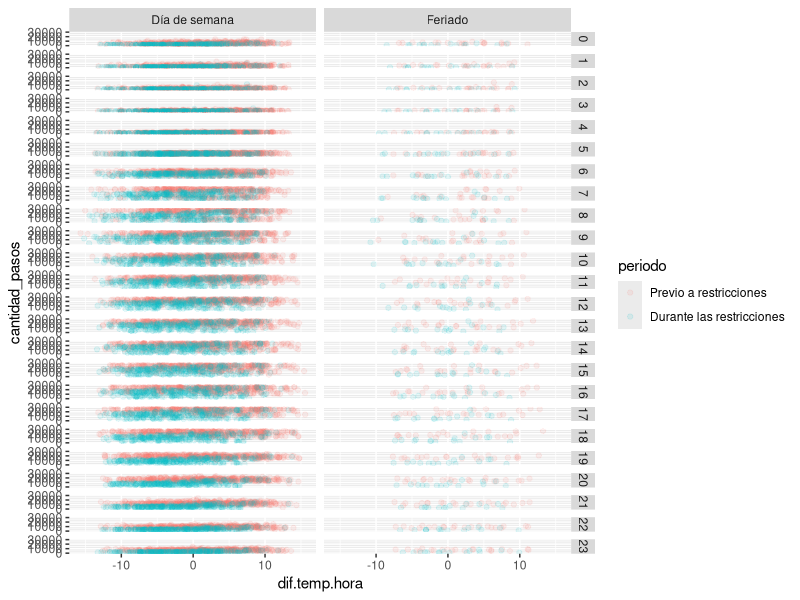
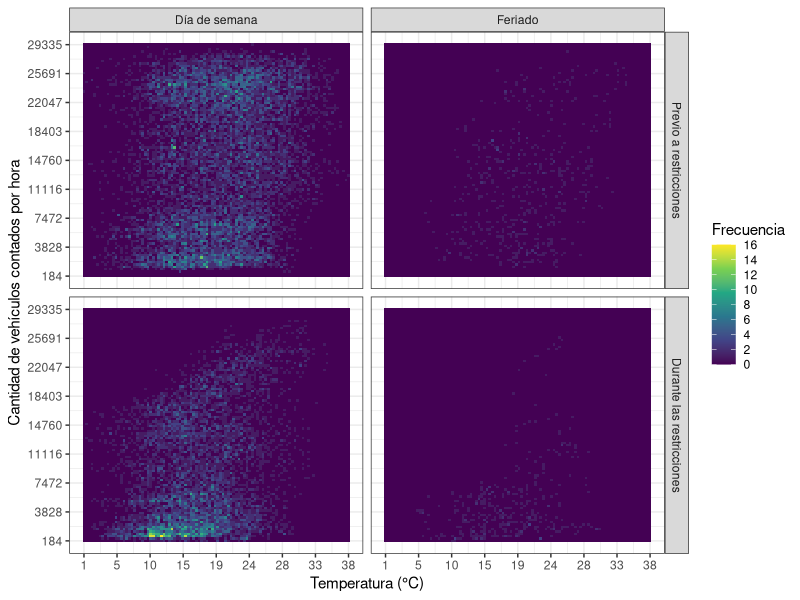
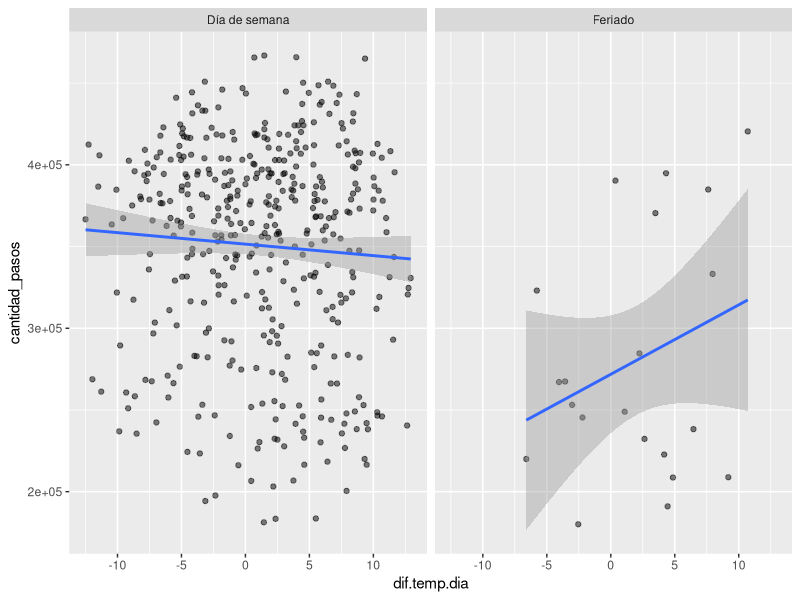
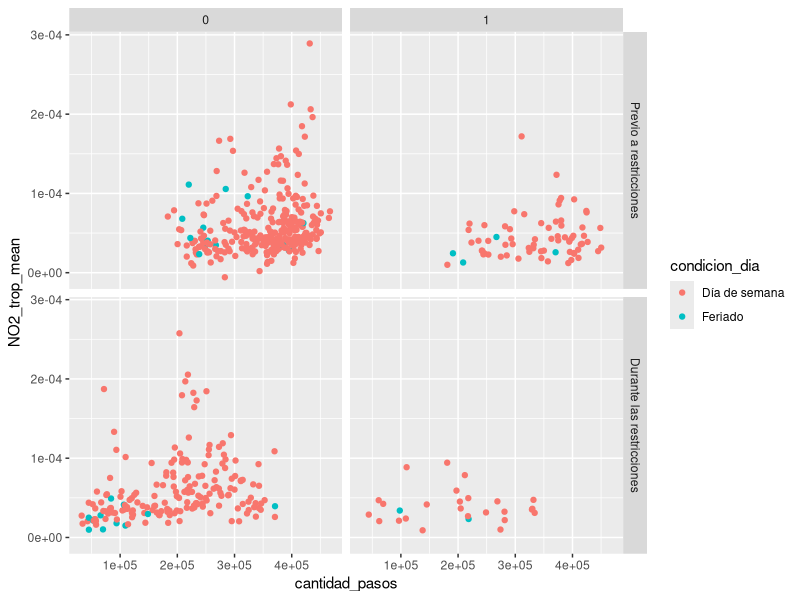
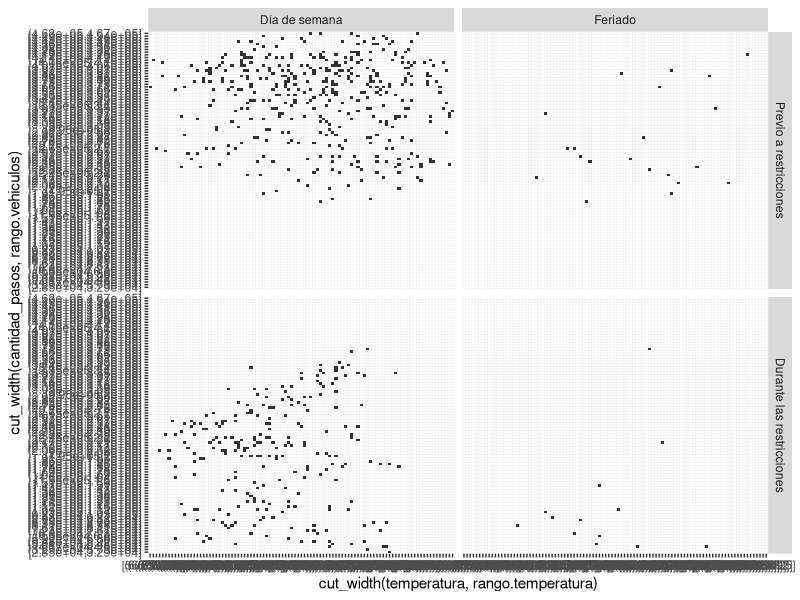
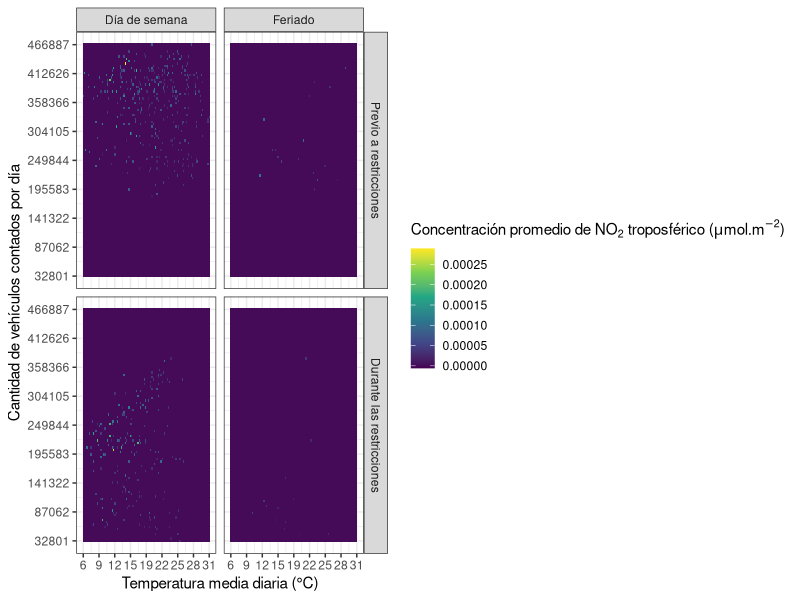
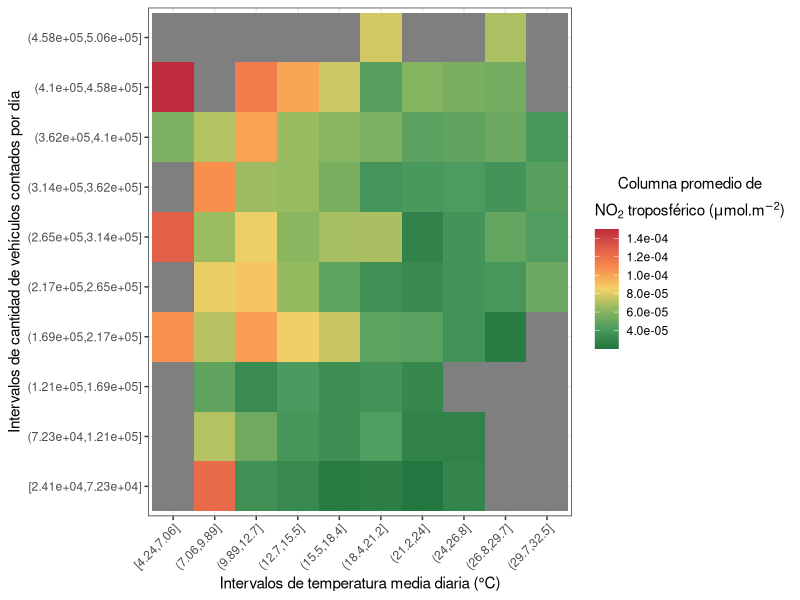

Source code (R) for these figures, in order: (Note: this script raises an error after producing the figures.)
rm(list=ls())
gc()

##### Analisis descriptivo entre variables ####
library(tidyverse)
library(data.table)
library(lubridate)


#Vehiculos vs meteorologicas
#Procesamiento vehiculos
vehiculos <- fread("Datos/Procesados/conteo_vehicular.csv")
feriados <- fread("Datos/feriados.csv", encoding = "UTF-8")

vehiculos[, periodo := fifelse(fecha_hora < as.Date("2020-03-20"), "Previo a restricciones", "Durante las restricciones") %>%
            as.factor() %>%
            fct_rev()]

vehiculos[, dia_semana := weekdays(fecha_hora) %>%
            str_to_title() %>%
            factor(levels = c("Lunes", "Martes", "Miércoles", "Jueves", "Viernes", "Sábado", "Domingo"))]

vehiculos[, condicion_dia := fcase(as.Date(fecha_hora) %in% feriados$ds, "Feriado",
                                   dia_semana %in% c("Sábado", "Domingo"), "Fin de semana",
                                   default = "Día de semana") %>%
            factor(levels = c("Día de semana", "Fin de semana", "Feriado"))]

#Procesamiento tiempo

tiempo <- fread("Datos/Procesados/datos_tiempo_procesados.csv")

#Uno las bases

vehiculos.tiempo <- vehiculos %>%
  merge(tiempo[, .(fecha_hora, temperatura, pp)], by = "fecha_hora")

# Las analizo
#Construyo nueva variable que es diferencia de temperatura a la promedio para esa hora del dia con todos los datos que pueda
tiempo[, hora := hour(fecha_hora)]
tiempo[, temp.media.hora := mean(temperatura), by = hora]

vehiculos.tiempo <- vehiculos.tiempo %>%
  merge(tiempo[, .(fecha_hora, hora, temp.media.hora)], by = "fecha_hora")

vehiculos.tiempo[, dif.temp.hora := temperatura - temp.media.hora]

vehiculos.tiempo %>%
  ggplot(aes(x = dif.temp.hora, y = cantidad_pasos, col = periodo)) +
  geom_point(alpha = 0.1) +
  facet_grid(hora~condicion_dia)

cor.test(vehiculos.tiempo$cantidad_pasos, vehiculos.tiempo$temperatura, method = "pearson")

#Heatmap

cantidad.pixeles <- 100

rango.temperatura <- diff(range(vehiculos.tiempo$temperatura)) / (cantidad.pixeles - 1)

rango.vehiculos <- diff(range(vehiculos.tiempo$cantidad_pasos)) / (cantidad.pixeles - 1)


vehiculos.tiempo.heatmap <- vehiculos.tiempo[, .(temperatura = cut_width(temperatura, rango.temperatura, labels = FALSE),
                                                 cantidad_pasos = cut_width(cantidad_pasos, rango.vehiculos, labels = FALSE),
                                                 periodo,
                                                 condicion_dia)]

vehiculos.tiempo.heatmap <- vehiculos.tiempo.heatmap[, .(frecuencia = .N), by = .(temperatura, cantidad_pasos, periodo, condicion_dia)]


grilla.vacia <- expand.grid(temperatura = 1:cantidad.pixeles,
            cantidad_pasos = 1:cantidad.pixeles,
            periodo = unique(vehiculos.tiempo.heatmap$periodo),
            condicion_dia = unique(vehiculos.tiempo.heatmap$condicion_dia)) %>%
  as.data.table()

vehiculos.tiempo.heatmap <- grilla.vacia %>%
  merge(vehiculos.tiempo.heatmap, by = c("temperatura", "cantidad_pasos", "periodo", "condicion_dia"), all = TRUE)

vehiculos.tiempo.heatmap[is.na(frecuencia), frecuencia := 0]

num.ticks <- 9

vehiculos.tiempo.heatmap %>%
  ggplot(aes(x = temperatura, y = cantidad_pasos, fill = frecuencia)) +
  geom_tile() +
  facet_grid(periodo~condicion_dia) +
  scale_fill_viridis_c(n.breaks = 10) +
  scale_x_continuous(breaks = seq(1, cantidad.pixeles, length.out = num.ticks), labels = round(seq(range(vehiculos.tiempo$temperatura)[1], range(vehiculos.tiempo$temperatura)[2], length.out = num.ticks))) +
  scale_y_continuous(breaks = seq(1, cantidad.pixeles, length.out = num.ticks), labels = round(seq(range(vehiculos.tiempo$cantidad_pasos)[1], range(vehiculos.tiempo$cantidad_pasos)[2], length.out = num.ticks))) +
  labs(x = "Temperatura (°C)", y = "Cantidad de vehículos contados por hora", fill = "Frecuencia") +
  theme_bw()


#Lo mismo pero diario:
vehiculos.tiempo.diario <- vehiculos.tiempo[, .(cantidad_pasos = sum(cantidad_pasos, na.rm = TRUE),
                                                periodo = unique(periodo),
                                                dia_semana = unique(dia_semana),
                                                condicion_dia = unique(condicion_dia),
                                                temperatura = mean(temperatura, na.rm = TRUE),
                                                pp = as.numeric(sum(pp, na.rm = TRUE)> 1),
                                                dif.temp.dia = mean(dif.temp.hora, na.rm = TRUE)),
                                            by = .(fecha = as.Date(fecha_hora))]

tiempo.diario <- tiempo[, .(temperatura = mean(temperatura, na.rm = TRUE)), by = .(fecha = as.Date(fecha_hora))]
tiempo.diario[, doy := yday(fecha)]
tiempo.diario[, dif.temp.media := temperatura - mean(temperatura), by = doy]

vehiculos.tiempo.diario[periodo == "Previo a restricciones"] %>%
  merge(tiempo.diario[, .(fecha, dif.temp.media)], by = "fecha") %>%
  ggplot(aes(x = dif.temp.dia, y = cantidad_pasos)) +
  geom_point(alpha = 0.5) +
  facet_wrap(condicion_dia~.) +
  geom_smooth(method = "lm")

#### Nitrogeno vs otras:

no2 <- fread("Datos/Procesados/no2_diario_procesado.csv")


vehiculos.tiempo.no2 <- vehiculos.tiempo.diario %>%
  merge(no2, by = "fecha")

vehiculos.tiempo.no2 %>%
  ggplot(aes(x = cantidad_pasos, y = NO2_trop_mean, col = condicion_dia)) +
  geom_point() +
  facet_grid(periodo~pp)

#Heatmap
cantidad.pixeles <- 100

rango.temperatura <- diff(range(vehiculos.tiempo.no2$temperatura)) / (cantidad.pixeles - 1)

rango.vehiculos <- diff(range(vehiculos.tiempo.no2$cantidad_pasos)) / (cantidad.pixeles - 1)


vehiculos.tiempo.no2.heatmap <- vehiculos.tiempo.no2[, .(temperatura = cut_width(temperatura, rango.temperatura, labels = FALSE),
                                                 cantidad_pasos = cut_width(cantidad_pasos, rango.vehiculos, labels = FALSE),
                                                 NO2_trop_mean,
                                                 periodo,
                                                 condicion_dia)]

vehiculos.tiempo.no2.heatmap <- vehiculos.tiempo.no2.heatmap[, .(frecuencia = mean(NO2_trop_mean, na.rm = TRUE)), by = .(temperatura, cantidad_pasos, periodo, condicion_dia)]


grilla.vacia <- expand.grid(temperatura = 1:cantidad.pixeles,
                            cantidad_pasos = 1:cantidad.pixeles,
                            periodo = unique(vehiculos.tiempo.no2.heatmap$periodo),
                            condicion_dia = unique(vehiculos.tiempo.no2.heatmap$condicion_dia)) %>%
  as.data.table()

vehiculos.tiempo.no2.heatmap <- grilla.vacia %>%
  merge(vehiculos.tiempo.no2.heatmap, by = c("temperatura", "cantidad_pasos", "periodo", "condicion_dia"), all = TRUE)

vehiculos.tiempo.no2.heatmap[is.na(frecuencia), frecuencia := 0]

vehiculos.tiempo.no2 %>%
  ggplot(aes(x = cut_width(temperatura, rango.temperatura), y = cut_width(cantidad_pasos, rango.vehiculos))) +
  geom_tile() +
  facet_grid(periodo~condicion_dia)

num.ticks <- 9

vehiculos.tiempo.no2.heatmap %>%
  ggplot(aes(x = temperatura, y = cantidad_pasos, fill = frecuencia)) +
  geom_tile() +
  facet_grid(periodo~condicion_dia) +
  scale_fill_viridis_c(n.breaks = 10) +
  scale_x_continuous(breaks = seq(1, cantidad.pixeles, length.out = num.ticks), labels = round(seq(range(vehiculos.tiempo.no2$temperatura)[1], range(vehiculos.tiempo.no2$temperatura)[2], length.out = num.ticks))) +
  scale_y_continuous(breaks = seq(1, cantidad.pixeles, length.out = num.ticks), labels = round(seq(range(vehiculos.tiempo.no2$cantidad_pasos)[1], range(vehiculos.tiempo.no2$cantidad_pasos)[2], length.out = num.ticks))) +
  labs(x = "Temperatura media diaria (°C)", y = "Cantidad de vehículos contados por día", fill = expression(paste("Concentración promedio de ", NO[2], " troposférico (", mu, "mol.", m^-2, ")"))) +
  theme_bw()

#Sin agrupar:
cantidad.pixeles <- 10

rango.temperatura <- diff(range(vehiculos.tiempo.no2$temperatura)) / (cantidad.pixeles - 1)

rango.vehiculos <- diff(range(vehiculos.tiempo.no2$cantidad_pasos)) / (cantidad.pixeles - 1)


vehiculos.tiempo.no2.heatmap <- vehiculos.tiempo.no2[, .(temperatura = cut_width(temperatura, rango.temperatura),#, labels = FALSE),
                                                         cantidad_pasos = cut_width(cantidad_pasos, rango.vehiculos),#, labels = FALSE),
                                                         temperatura_orden = cut_width(temperatura, rango.temperatura, labels = FALSE),
                                                         cantidad_pasos_orden = cut_width(cantidad_pasos, rango.vehiculos, labels = FALSE),
                                                         NO2_trop_mean)]

vehiculos.tiempo.no2.heatmap <- vehiculos.tiempo.no2.heatmap[, .(frecuencia = mean(NO2_trop_mean, na.rm = TRUE),
                                                                 temperatura_orden,
                                                                 cantidad_pasos_orden), by = .(temperatura, cantidad_pasos)]


grilla.vacia <- expand.grid(temperatura = unique(vehiculos.tiempo.no2.heatmap$temperatura),# 1:cantidad.pixeles,
                            cantidad_pasos = unique(vehiculos.tiempo.no2.heatmap$cantidad_pasos)) %>%#1:cantidad.pixeles) %>%
  as.data.table()

vehiculos.tiempo.no2.heatmap <- grilla.vacia %>%
  merge(vehiculos.tiempo.no2.heatmap, by = c("temperatura", "cantidad_pasos"), all = TRUE)

#vehiculos.tiempo.no2.heatmap[is.na(frecuencia), frecuencia := 0]

num.ticks <- 9

leyenda <- expression(
  atop(
    "Columna promedio de", paste(NO[2], " troposférico (", mu, "mol.", m^-2, ")")
  )
)

(heatmap.vehiculos.temperatura.no2 <- vehiculos.tiempo.no2.heatmap %>%
  ggplot(aes(x = temperatura, y = cantidad_pasos, fill = frecuencia)) +
  geom_tile() +
  ggthemes::scale_fill_gradient2_tableau(palette = "Red-Green-Gold Diverging", trans = "reverse",n.breaks = 10, labels = scales::scientific) +
  # scale_x_continuous(breaks = seq(1, cantidad.pixeles, length.out = num.ticks), labels = round(seq(range(vehiculos.tiempo.no2$temperatura)[1], range(vehiculos.tiempo.no2$temperatura)[2], length.out = num.ticks))) +
  # scale_y_continuous(breaks = seq(1, cantidad.pixeles, length.out = num.ticks), labels = round(seq(range(vehiculos.tiempo.no2$cantidad_pasos)[1], range(vehiculos.tiempo.no2$cantidad_pasos)[2], length.out = num.ticks))) +
  labs(x = "Intervalos de temperatura media diaria (°C)", y = "Intervalos de cantidad de vehículos contados por día", fill = leyenda) +
  theme_bw() +
    guides(fill = guide_colorbar(reverse=T)) +
    theme(axis.text.x = element_text(angle = 45, vjust = 1, hjust = 1)))

ggsave("Figuras/Descriptiva/Heatmap_vehiculos_temperatura_no2.png", heatmap.vehiculos.temperatura.no2, width = 10, height = 6)

# tests contra no2:
cor.test(vehiculos.tiempo.no2$cantidad_pasos, vehiculos.tiempo.no2$NO2_trop_mean, method = "spearman")
cor.test(vehiculos.tiempo.no2$temperatura, vehiculos.tiempo.no2$NO2_trop_mean, method = "spearman")


#Creo lags y otras funciones y busco las correlaciones de spearman:

funciones <- c("sqrt", "log10")

variables.originales <- c("NO2_trop_mean", "cantidad_pasos", "temperatura")

for(funcion in funciones){
  nuevas.variables <- paste(funcion, variables.originales, sep = "_")
  if(funcion == "sqrt"){
    vehiculos.tiempo.no2[, (nuevas.variables) :=  sqrt(.SD), .SDcols=variables.originales]
  }
  else if(funcion == "log10"){
+    vehiculos.tiempo.no2[, (nuevas.variables) :=  log10(.SD), .SDcols=variables.originales]
  }
}


lags <- str_pad(0:30, width = 2, pad = "0")
variables <- names(vehiculos.tiempo.no2)[grepl(paste(variables.originales[-1], collapse = "|"), names(vehiculos.tiempo.no2))]

for(lag in lags){
  nuevas.variables <- paste(variables, lag, sep = "_")
  vehiculos.tiempo.no2[, (nuevas.variables) :=  shift(.SD, as.numeric(lag)), .SDcols=variables]
}

variables.correlaciones <- names(vehiculos.tiempo.no2)[
  grepl(
    paste(paste0(c("NO2_trop_mean", variables), "_")
          , collapse = "|"),
    names(vehiculos.tiempo.no2)
  )
]


conversiones.no2 <- names(vehiculos.tiempo.no2)[grepl("NO2_trop_mean", names(vehiculos.tiempo.no2))]

dt.correlaciones <- data.table()

for(i in conversiones.no2){
  
  variables.correlaciones2 <- c(i, variables.correlaciones)
  
  vehiculos.tiempo.no2.correlaciones <- vehiculos.tiempo.no2[, ..variables.correlaciones2]
  
  correlaciones.no2 <- cor(vehiculos.tiempo.no2.correlaciones, method="p", use = "pairwise.complete.obs")[1,]
  
  correlaciones.no2 <- data.table(variable = names(correlaciones.no2),
                                  spearman = correlaciones.no2)
  
  correlaciones.no2 <- correlaciones.no2[!grepl("NO2_trop_mean", variable)]
  
  correlaciones.no2[, target := ..i]
  
  dt.correlaciones <- dt.correlaciones %>%
    rbind(correlaciones.no2)
}



dt.correlaciones[, lag := substr(variable, nchar(variable)-1, nchar(variable))
                  %>% as.numeric]

dt.correlaciones[, variable := substr(variable, 1, nchar(variable)-3)]

dt.correlaciones[, conversion := fcase(grepl("sqrt", variable), "Raíz cuadrada",
                                        grepl("log10", variable), "Logaritmo base 10",
                                        default = "Identidad")]

dt.correlaciones[, variable := gsub(paste(paste0(funciones, "_"), collapse = "|"), "", variable)]

dt.correlaciones[, variable := fcase(variable == "cantidad_pasos", "Conteo vehicular diario",
                                      variable == "temperatura", "Temperatura media diaria")]


etiquetas.grid <- list(
  "NO2_trop_mean" = expression(NO[2]),
  "log10_NO2_trop_mean" = expression(paste(Log[10], (NO[2]))),
  "sqrt_NO2_trop_mean" = expression(sqrt(NO[2]))
)

for(i in unique(dt.correlaciones$variable)){
  etiquetas.grid[i] <- i
}

etiquetadora <- function(variable, value){
  return(etiquetas.grid[value])
}

(plot.correlaciones <- dt.correlaciones %>%
                         ggplot(aes(x = lag, y = spearman, col = conversion)) +
                         geom_line() +
                         geom_hline(yintercept = 0, linetype = "dashed", alpha = 0.75) +
                         facet_grid(variable~target, scales = "free", labeller = etiquetadora)+
                         scale_color_brewer(palette = "Dark2") +
                         theme_bw()+
                         theme(legend.position = "top") +
                         labs(x = "Lag (días)", y = "Correlación de Pearson", col = "Conversión"))

ggsave("Figuras/Descriptiva/correlaciones_no2.png", plot.correlaciones, width = 9, height = 9)


dt.correlaciones[variable == "Conteo vehicular diario",][abs(spearman) == max(abs(spearman)),]

dt.correlaciones[variable == "Temperatura media diaria",][abs(spearman) == max(abs(spearman)),]
